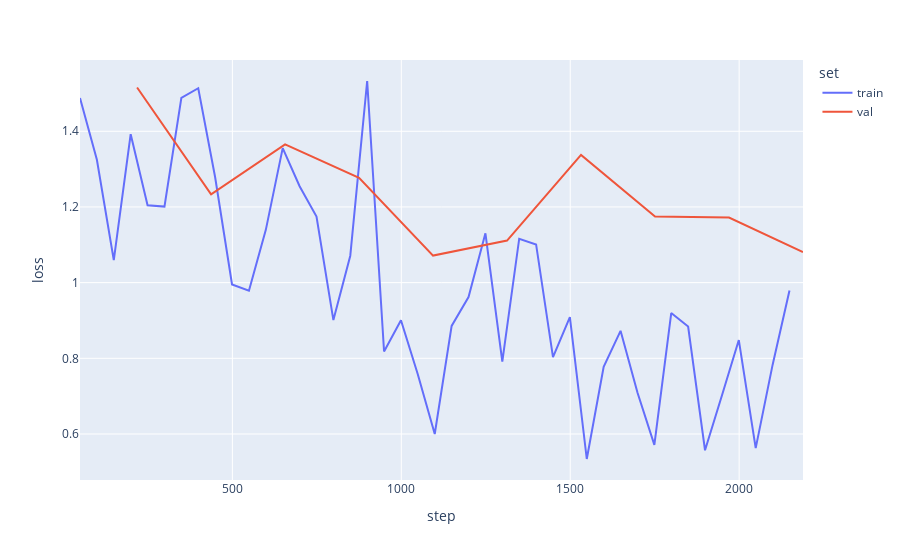

This figure's notebook cell:
### Code cell
# Visualize losses/metrics

log_dir = project_path + '/notebooks/logs/LeNetLike/1.0/'
log = pd.read_csv(os.path.join(log_dir, 'metrics.csv'))

train_log = log[['step', 'train_loss']].dropna().rename(columns={'train_loss': 'loss'})
train_log['set'] = 'train'
val_log = log[['step', 'val_loss']].dropna().rename(columns={'val_loss': 'loss'})
val_log['set'] = 'val'

log = train_log.append(val_log)
#log = train_log
log = log.sort_values(by=['step'])

fig = px.line(log, x='step', y='loss', color='set')
fig.show()

### Figure 1 — Plotly figure (JSON) as saved in the notebook; plotly's stock layout.template omitted (floating-point values rounded to 4 significant figures)
{"data": [{"hovertemplate": "set=train<br>step=%{x}<br>loss=%{y}<extra></extra>", "legendgroup": "train", "line": {"color": "#636efa", "dash": "solid"}, "mode": "lines", "name": "train", "orientation": "v", "showlegend": true, "type": "scatter", "x": [49, 99, 149, 199, 249, 299, 349, 399, 449, 499, 549, 599, 649, 699, 749, 799, 849, 899, 949, 999, 1049, 1099, 1149, 1199, 1249, 1299, 1349, 1399, 1449, 1499, 1549, 1599, 1649, 1699, 1749, 1799, 1849, 1899, 1949, 1999, 2049, 2099, 2149], "xaxis": "x", "y": [1.488, 1.325, 1.059, 1.392, 1.205, 1.201, 1.488, 1.514, 1.278, 0.9952, 0.9786, 1.14, 1.356, 1.255, 1.175, 0.9011, 1.071, 1.533, 0.8181, 0.9007, 0.7573, 0.5999, 0.8856, 0.9618, 1.13, 0.7914, 1.116, 1.101, 0.8033, 0.9089, 0.5339, 0.7777, 0.8726, 0.7094, 0.5711, 0.9196, 0.8841, 0.557, 0.7018, 0.8483, 0.5625, 0.7825, 0.9791], "yaxis": "y"}, {"hovertemplate": "set=val<br>step=%{x}<br>loss=%{y}<extra></extra>", "legendgroup": "val", "line": {"color": "#EF553B", "dash": "solid"}, "mode": "lines", "name": "val", "orientation": "v", "showlegend": true, "type": "scatter", "x": [218, 437, 656, 875, 1094, 1313, 1532, 1751, 1970, 2189], "xaxis": "x", "y": [1.516, 1.233, 1.365, 1.277, 1.072, 1.111, 1.338, 1.175, 1.172, 1.081], "yaxis": "y"}], "layout": {"legend": {"title": {"text": "set"}, "tracegroupgap": 0}, "margin": {"t": 60}, "xaxis": {"anchor": "y", "domain": [0, 1], "title": {"text": "step"}}, "yaxis": {"anchor": "x", "domain": [0, 1], "title": {"text": "loss"}}}}
